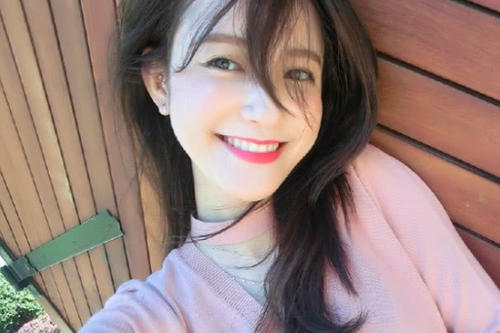
#> input picture machineLearn/file/01.jpg, 500 x 333 px
$ python 19.pic_zoom_bilinear.py
#> lines starting #> are read from the running program, lines starting #| are printed output that depends on the picture
#!/usr/bin/python3

# 1.load 2.info 3.resize 4.check

import cv2
import numpy as np
#import os
#os.environ['TF_CPP_MIN_LOG_LEVEL']='2'

img = cv2.imread('./file/01.jpg', 1)	# 0 gray,  1 color
#> img is the input picture: shape (333, 500, 3); mean B, G, R 124.5, 129.6, 152.9
imgInfo = img.shape
#> imgInfo = (333, 500, 3)
print(imgInfo)
#| (333, 500, 3)
height = imgInfo[0]
#> height = 333
width = imgInfo[1]
#> width = 500

# 1.enlarge, reduce 2.equal proportion, non equal proportion
''' method
1.Nearest domain interpolation
2.bilinear interpolation
3.Pixel relation resampling
4.cubic interpolation
'''
'''
1.nearest domain interpolation

src 10*20 -> dst 5*10
dst <- src
(1,2) <- (2,4)
dst x 1 -> src x 2 newX
newX = x*(src row / dst row) 	   newX = 1*(10/5) = 2
newY = y*(src colomn / dst colomn) newY = 2*(20/10) = 4
12.3 = 12
'''
#method2_bilinear interpolation
dstHeight = int(height/2)
#> dstHeight = 166
dstWidth = int(width/2)
#> dstWidth = 250
dstImage = np.zeros((dstHeight, dstWidth,3), np.uint8) # 0-255
for i in range(0, dstHeight): #row
	for j in range(0, dstWidth): #colomn
		iNew = int(i * (height*1.0/dstHeight))
		jNew = int(j * (width*1.0/dstWidth))
		dstImage[i,j] = img[iNew,jNew]
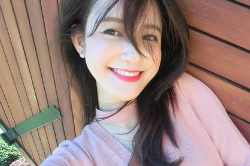
#> dstImage: shape (166, 250, 3); mean B, G, R 124.3, 129.5, 152.7
cv2.imshow('image', dstImage)		# windows name, img
cv2.waitKey(0)
